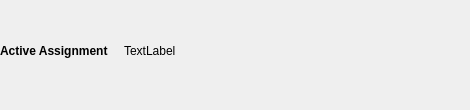
                  <widget class="QWidget" name="ToggleHotkeyTab">
                   <property name="sizePolicy">
                    <sizepolicy hsizetype="Preferred" vsizetype="Preferred">
                     <horstretch>0</horstretch>
                     <verstretch>0</verstretch>
                    </sizepolicy>
                   </property>
                   <attribute name="title">
                    <string>Toggle On/Off</string>
                   </attribute>
                   <widget class="QWidget" name="verticalLayoutWidget_4">
                    <property name="geometry">
                     <rect>
                      <x>-10</x>
                      <y>0</y>
                      <width>461</width>
                      <height>101</height>
                     </rect>
                    </property>
                    <layout class="QVBoxLayout" name="verticalLayout_6">
                     <property name="sizeConstraint">
                      <enum>QLayout::SizeConstraint::SetDefaultConstraint</enum>
                     </property>
                     <property name="leftMargin">
                      <number>10</number>
                     </property>
                     <property name="topMargin">
                      <number>10</number>
                     </property>
                     <property name="rightMargin">
                      <number>10</number>
                     </property>
                     <property name="bottomMargin">
                      <number>10</number>
                     </property>
                     <item>
                      <widget class="QSplitter" name="splitter">
                       <property name="sizePolicy">
                        <sizepolicy hsizetype="Preferred" vsizetype="Preferred">
                         <horstretch>0</horstretch>
                         <verstretch>0</verstretch>
                        </sizepolicy>
                       </property>
                       <property name="orientation">
                        <enum>Qt::Orientation::Vertical</enum>
                       </property>
                       <widget class="QWidget" name="layoutWidget_4">
                        <layout class="QHBoxLayout" name="horizontalLayout_4">
                         <item>
                          <widget class="QLabel" name="ToggleTabActiveAssignmentSubtext">
                           <property name="sizePolicy">
                            <sizepolicy hsizetype="Fixed" vsizetype="Preferred">
                             <horstretch>0</horstretch>
                             <verstretch>0</verstretch>
                            </sizepolicy>
                           </property>
                           <property name="font">
                            <font>
                             <italic>false</italic>
                             <bold>true</bold>
                             <underline>false</underline>
                             <hintingpreference>PreferDefaultHinting</hintingpreference>
                            </font>
                           </property>
                           <property name="text">
                            <string>Active Assignment</string>
                           </property>
                           <property name="margin">
                            <number>0</number>
                           </property>
                          </widget>
                         </item>
                         <item>
                          <widget class="QLabel" name="ToggleTabActiveAssignmentLabel">
                           <property name="sizePolicy">
                            <sizepolicy hsizetype="Preferred" vsizetype="Preferred">
                             <horstretch>0</horstretch>
                             <verstretch>0</verstretch>
                            </sizepolicy>
                           </property>
                           <property name="text">
                            <string>TextLabel</string>
                           </property>
                           <property name="indent">
                            <number>10</number>
                           </property>
                          </widget>
                         </item>
                        </layout>
                       </widget>
                      </widget>
                     </item>
                    </layout>
                   </widget>
                  </widget>
